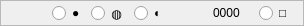
         <widget class="QFrame" name="frame_4">
          <property name="sizePolicy">
           <sizepolicy hsizetype="Preferred" vsizetype="Fixed">
            <horstretch>0</horstretch>
            <verstretch>0</verstretch>
           </sizepolicy>
          </property>
          <property name="minimumSize">
           <size>
            <width>0</width>
            <height>26</height>
           </size>
          </property>
          <property name="maximumSize">
           <size>
            <width>16777215</width>
            <height>26</height>
           </size>
          </property>
          <property name="frameShape">
           <enum>QFrame::StyledPanel</enum>
          </property>
          <property name="frameShadow">
           <enum>QFrame::Raised</enum>
          </property>
          <layout class="QHBoxLayout" name="horizontalLayout_15">
           <property name="topMargin">
            <number>3</number>
           </property>
           <property name="bottomMargin">
            <number>3</number>
           </property>
           <item>
            <spacer name="horizontalSpacer_5">
             <property name="orientation">
              <enum>Qt::Horizontal</enum>
             </property>
             <property name="sizeHint" stdset="0">
              <size>
               <width>40</width>
               <height>20</height>
              </size>
             </property>
            </spacer>
           </item>
           <item>
            <widget class="QRadioButton" name="radioButton_copy_1">
             <property name="text">
              <string>●</string>
             </property>
             <attribute name="buttonGroup">
              <string notr="true">buttonGroup_2</string>
             </attribute>
            </widget>
           </item>
           <item>
            <widget class="QRadioButton" name="radioButton_allfriendly_1">
             <property name="sizePolicy">
              <sizepolicy hsizetype="Fixed" vsizetype="Fixed">
               <horstretch>0</horstretch>
               <verstretch>0</verstretch>
              </sizepolicy>
             </property>
             <property name="text">
              <string>◍</string>
             </property>
             <attribute name="buttonGroup">
              <string notr="true">buttonGroup_2</string>
             </attribute>
            </widget>
           </item>
           <item>
            <widget class="QRadioButton" name="radioButton_isfriendly_1">
             <property name="sizePolicy">
              <sizepolicy hsizetype="Fixed" vsizetype="Fixed">
               <horstretch>0</horstretch>
               <verstretch>0</verstretch>
              </sizepolicy>
             </property>
             <property name="text">
              <string>◐</string>
             </property>
             <attribute name="buttonGroup">
              <string notr="true">buttonGroup_2</string>
             </attribute>
            </widget>
           </item>
           <item>
            <spacer name="horizontalSpacer_6">
             <property name="orientation">
              <enum>Qt::Horizontal</enum>
             </property>
             <property name="sizeHint" stdset="0">
              <size>
               <width>40</width>
               <height>20</height>
              </size>
             </property>
            </spacer>
           </item>
           <item>
            <widget class="QLabel" name="label_pix_1">
             <property name="sizePolicy">
              <sizepolicy hsizetype="Fixed" vsizetype="Preferred">
               <horstretch>0</horstretch>
               <verstretch>0</verstretch>
              </sizepolicy>
             </property>
             <property name="minimumSize">
              <size>
               <width>40</width>
               <height>0</height>
              </size>
             </property>
             <property name="maximumSize">
              <size>
               <width>40</width>
               <height>16777215</height>
              </size>
             </property>
             <property name="text">
              <string>0000</string>
             </property>
            </widget>
           </item>
           <item>
            <widget class="QRadioButton" name="radioButton_t1_1">
             <property name="text">
              <string>□</string>
             </property>
            </widget>
           </item>
          </layout>
         </widget>
